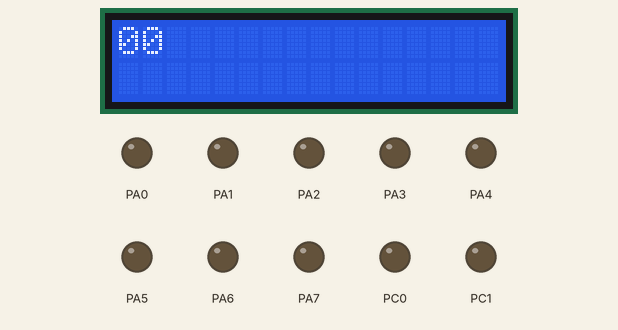
A program run on a simulated ATmega128, built with avr-gcc and emulated at 8 MHz. On the bench: 16×2 character LCD, output pins drawn as LEDs (lit = HIGH). Wiring (inferred from the signals the program sends): character LCD (HD44780): RS PC2; E PC3; data PC4, PC5, PC6, PC7. The character LCD is taken to start in 4-bit mode; pins used as bus, display or sensor lines are not drawn.

Above: at 4.1 s.

The program:

main.c
```c
/*
 * Week5.3.c
 *
 * Created: 9-3-2017 11:58:58
 * Author : Rick
 */

#define F_CPU 8000000
#define BIT(x)	(1 << (x))
#include <avr/io.h>
#include <util/delay.h>
#include "lcd.h"


int main(void)
{
	DDRF = 0b00000000; //PORTF is input;
	DDRA = 0b11111111; //PORTA is output;
	DDRC = 0b11111111;

	//enable ADC(BIT 7), prescaler(BIT 2,1,0 -> 110), free running mode(BIT 5)
	ADCSRA = 0b11100110;

	//Vref waarde aan 2,56V(BIT 7,6 -> 11),result left (BIT 5), Channel1 pinF3(BIT4-0 -> 00011)
	ADMUX = 0b11100011;

	_delay_ms(1000);
	//initLCD
	init();
	_delay_ms(1000);
	clear();
	_delay_ms(1000);
	home();
	_delay_ms(1000);

    /* Replace with your application code */
    while (1)
    {
		PORTA = ADCH;
		int f = ADCH/10;
		int l = ADCH%10;
		char wf = '0' + f;
		char wl = '0' + l;
		home();
		lcd_writeChar(wf);
		lcd_writeChar(wl);

    }
}
```

lcd.c
```c
/*
 * lcd.c
 *
 * Created: 16-2-2017 11:14:34
 *  Author: Rick
 */
#define F_CPU 8000000
#include <avr/io.h>
#include <util/delay.h>

 void send_Char()
 {
	//RS en E naar 1
	PORTC = PORTC | 0x0C;

	_delay_ms(1);
	// Rs en E naar 0
	PORTC = 0x00;
 }

 void send_Command()
 {
	 //RS en E naar 1
	 PORTC = PORTC | 0x08;

	 _delay_ms(1);
	 // Rs en E naar 0
	 PORTC = 0x00;
 }

 void lcd_writeChar( unsigned char dat )
 {
	//upper
	PORTC = dat & 0xF0;
	send_Char();

	//Lower
	PORTC = (dat & 0x0F) << 4;
	send_Char();
}

void lcd_writeCommand(unsigned char dat)
{
	//Upper
	PORTC = dat & 0xF0;
	send_Command();

	//Lower
	PORTC = (dat & 0x0F) << 4;
	send_Command();
}

 void init()
 {
	//4 bit mode instellen
	lcd_writeCommand(0x20);

	//4bit mode ON, 2 lines, 5*8 font
	lcd_writeCommand(0x28);

	//return home
	lcd_writeCommand(0x02);

	//display on, cursor off, blinking off
	lcd_writeCommand(0x0C);

	//entry mode cursor to right, no shift
	lcd_writeCommand(0x06);

	//RAM adress: 0, first position, line 1
	lcd_writeCommand(0x80);
 }

 void display_text(char *str)
 {
	int i = 0;

	while(str[i])
	{
		lcd_writeChar(str[i]);
		i++;
	}
 }

 void set_cursor(char position)
 {
	lcd_writeCommand(0x80|position);
 }

 void clear()
 {
	lcd_writeCommand(0x01);
 }

 void home()
 {
	lcd_writeCommand(0x02);
 }

 void shiftRight()
 {
	lcd_writeCommand(0x1C);
 }

 void shiftLeft()
 {
	 lcd_writeCommand(0x18);
 }
```

lcd.h
```c
/*
 * lcd.h
 *
 * Created: 16-2-2017 11:15:24
 *  Author: Rick
 */

#include <avr/io.h>

#ifndef LCD_H_
#define LCD_H_

void init();
void lcd_writeChar( unsigned char dat );
void lcd_writeCommand(unsigned char dat);
void display_text(char *str);
void set_cursor(char position);
void clear();
void home();
void shiftRight();
void shiftLeft();


#endif /* LCD_H_ */
```
